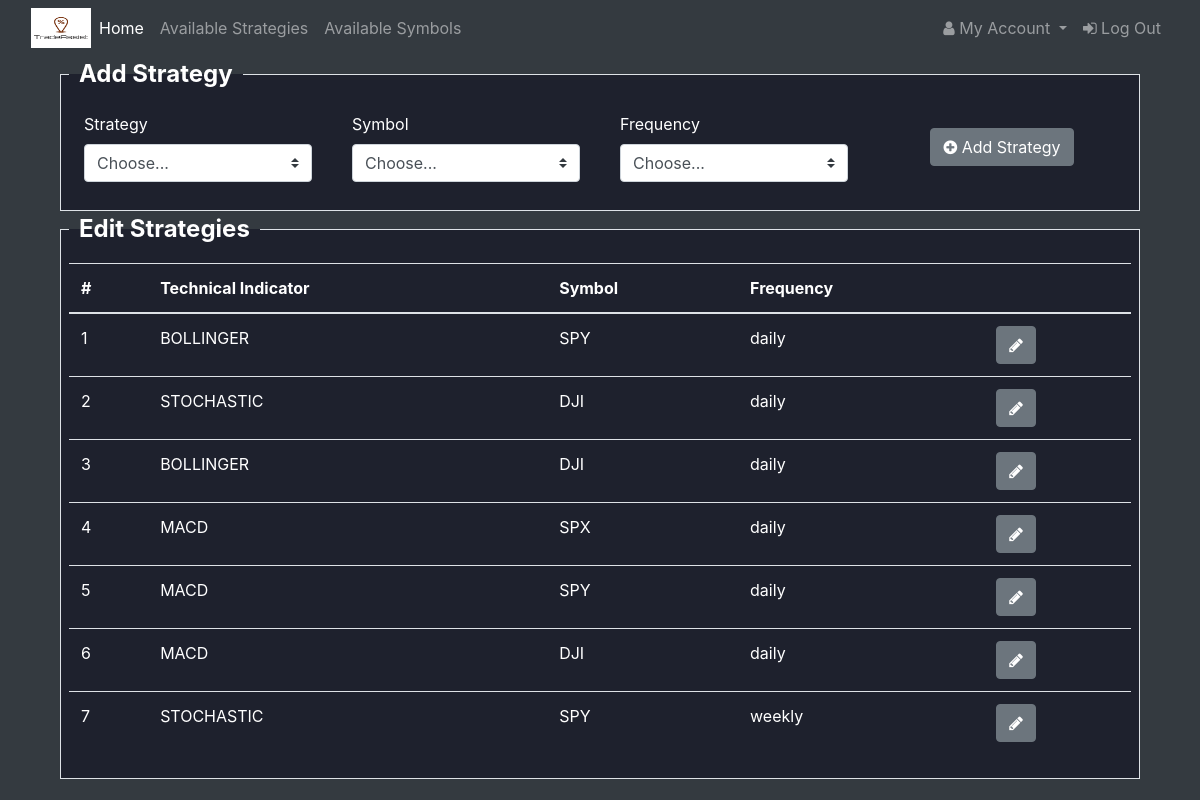
The app's page /account/EditStrategies (signed in) with its own data.
### tables this page shows
CREATE TABLE STRATEGIES(
  id INTEGER PRIMARY KEY AUTOINCREMENT,
  api_ref TEXT NOT NULL,
  name TEXT NOT NULL
);

CREATE TABLE SYMBOLS (
  id INTEGER PRIMARY KEY AUTOINCREMENT,
  symbol TEXT NOT NULL,
  other_name TEXT
, full_symbol TEXT);

CREATE TABLE USER_STRATEGIES(
  id INTEGER PRIMARY KEY AUTOINCREMENT,
  user_id INTEGER,
  strat_id INTEGER,
  symbol_id INTEGER,
  last_check TIMESTAMP NOT NULL DEFAULT CURRENT_TIMESTAMP,
  interim TEXT NOT NULL
);

### app/routes/account.py (the view, shortened to what this page needs)
@bp.route('/EditStrategies', methods=('GET', 'POST'))
def EditStrategies():
	db = DbConnection.getInstance()
	user = g.user
	if user is not None:
		user.strategies = db.get_user_strategies(user)
		all_strategies = db.get_strategies()
		all_symbols = db.get_symbols()
		return render_template('edit_strategies.html', strategies = user.strategies, available_strategies = all_strategies, available_symbols = all_symbols)
	else:
		return render_template('index.html')

### app/modules/db.py (called while the page is built)
    @staticmethod
    def getInstance():
        if DbConnection.__instance == None:
            DbConnection()
        return DbConnection.__instance

    def get_user_by_id(self, id):
        user = self.db.execute(
            'SELECT * FROM user WHERE id = ?', (id,)
        ).fetchone()
        print(user)
        if user != None:
            user = {
                'username': user['username'],
                'email': user['email'],
                'id':user['id'],
                'password':user['password']
                }
        return(user)

    def get_user_strategies(self,user):
        info = self.db.execute(
            ("SELECT "
                "USER_STRATEGIES.id, STRATEGIES.name, SYMBOL.symbol, USER_STRATEGIES.interim "
                "from "
                "USER_STRATEGIES "
                "INNER JOIN STRATEGIES on STRATEGIES.id = USER_STRATEGIES.strat_id "
                "INNER JOIN SYMBOLS as SYMBOL on SYMBOL.id = USER_STRATEGIES.symbol_id "
                "WHERE USER_STRATEGIES.user_id = ?"), (user.id,)
            ).fetchall()
        return info

    def get_symbols(self):
        available_symbols = self.db.execute(
        'SELECT symbol from SYMBOLS'
        ).fetchall()
        return([s[0] for s in available_symbols])

    def get_strategies(self):
        available_strategies = self.db.execute(
        'SELECT name from STRATEGIES'
        ).fetchall()
        return([s[0] for s in available_strategies])

### app/routes/auth.py (called while the page is built)
@bp.before_app_request
def load_logged_in_user():
    user_id = session.get('user_id')
    print(user_id)
    if user_id is None:
        g.user = None
    else:
        g.user = User(DbConnection.getInstance().get_user_by_id(user_id))
        print(g.user.username)

### app/templates/edit_strategies.html (shortened to what this page needs)
{% extends "base.html" %}
{% block app_content %}
<div class = "container" id = "form_container">
	<fieldset class = "border p-2" style = "background-color:#1e212d;">
	<legend style="font-weight:bold;  width:inherit; padding:0 10px; border-bottom:none;">Add Strategy</legend>
	<form method="post" action = "/account/AddStrategy" id = "AddForm">
	<div class = "form-group">
		<div class = "form-row">
			<div class = "col">
				<div class="col-auto my-1">
			      <label class="mr-sm-2" for="inlineFormCustomSelect">Strategy</label>
			      <select class="custom-select mr-sm-2" id="inlineFormCustomSelect" name = "strategy">
			        <option selected>Choose...</option>
			      </select>
			    </div>
			</div>
			<div class = "col">
				<div class="col-auto my-1">
			      <label class="mr-sm-2" for="inlineFormCustomSelect">Symbol</label>
			      <select class="custom-select mr-sm-2" id="inlineFormCustomSelect" name = "symbol">
			        <option selected>Choose...</option>
			      </select>
			    </div>
			</div>
			<div class = "col">
				<div class="col-auto my-1">
			      <label class="mr-sm-2" for="inlineFormCustomSelect">Frequency</label>
			      <select class="custom-select mr-sm-2" id="inlineFormCustomSelect" name = "frequency">
			        <option selected>Choose...</option>
			      </select>
			    </div>
			</div>
			<div class = "col text-center my-auto" id = "submit_new">
				<button type="submit" class="btn btn-secondary">
  					<i class="fa fa-plus-circle"></i>
          				Add Strategy
				</button>
        	</div>
			</div>
		</div>
	</form>
	</fieldset>
</div>
<div class = "container" id = "delete_container">
	<fieldset class = "border p-2" style = "background-color:#1e212d;">
	<legend class="w-auto" style="font-weight:bold;  width:inherit; padding:0 10px; border-bottom:none;">Edit Strategies</legend>
  	<table class="table">
		  <thead>
		    <tr>
		      <th scope = "col">#</th>
		      <th scope="col">Technical Indicator</th>
		      <th scope="col">Symbol</th>
		      <th scope="col">Frequency</th>
		      <th scope="col"></th>
		    </tr>
		  </thead>
		  <tbody>
		  	{% for idx in range(0, strategies|length) %}
			  	<tr>
			  		<td>{{idx+1}}</td>
			  		{% for k in ['name','symbol','interim'] %}
					  	<td>{{strategies[idx][k]}}</td>
					{% endfor %}
					<td>
						<button type="button" class="btn btn-secondary" data-toggle="modal" data-target="#exampleModal{{strategies[idx]['name']}}">
  						<i class="fa fa-pencil"></i>
						</button>
					</td>
			    </tr>
		  	{% endfor %}
		  </tbody>
		</table>
</fieldset>
</div>
</div>
{% endblock %}

### records on screen
STRATEGIES: name "BOLLINGER" "BOLLINGER"
SYMBOLS: symbol "SPY" "SPY" "SPY"
USER_STRATEGIES: interim "daily"
STRATEGIES: name "STOCHASTIC" "STOCHASTIC"
SYMBOLS: symbol "DJI" "DJI" "DJI"
USER_STRATEGIES: interim "daily"
USER_STRATEGIES: interim "daily"
STRATEGIES: name "MACD" "MACD" "MACD"
SYMBOLS: symbol "SPX"
USER_STRATEGIES: interim "daily"
USER_STRATEGIES: interim "daily"
USER_STRATEGIES: interim "daily"
USER_STRATEGIES: interim "weekly"

### other values on screen
{{ idx+1 }} "1" "2" "3" "4" "5" "6" "7"
